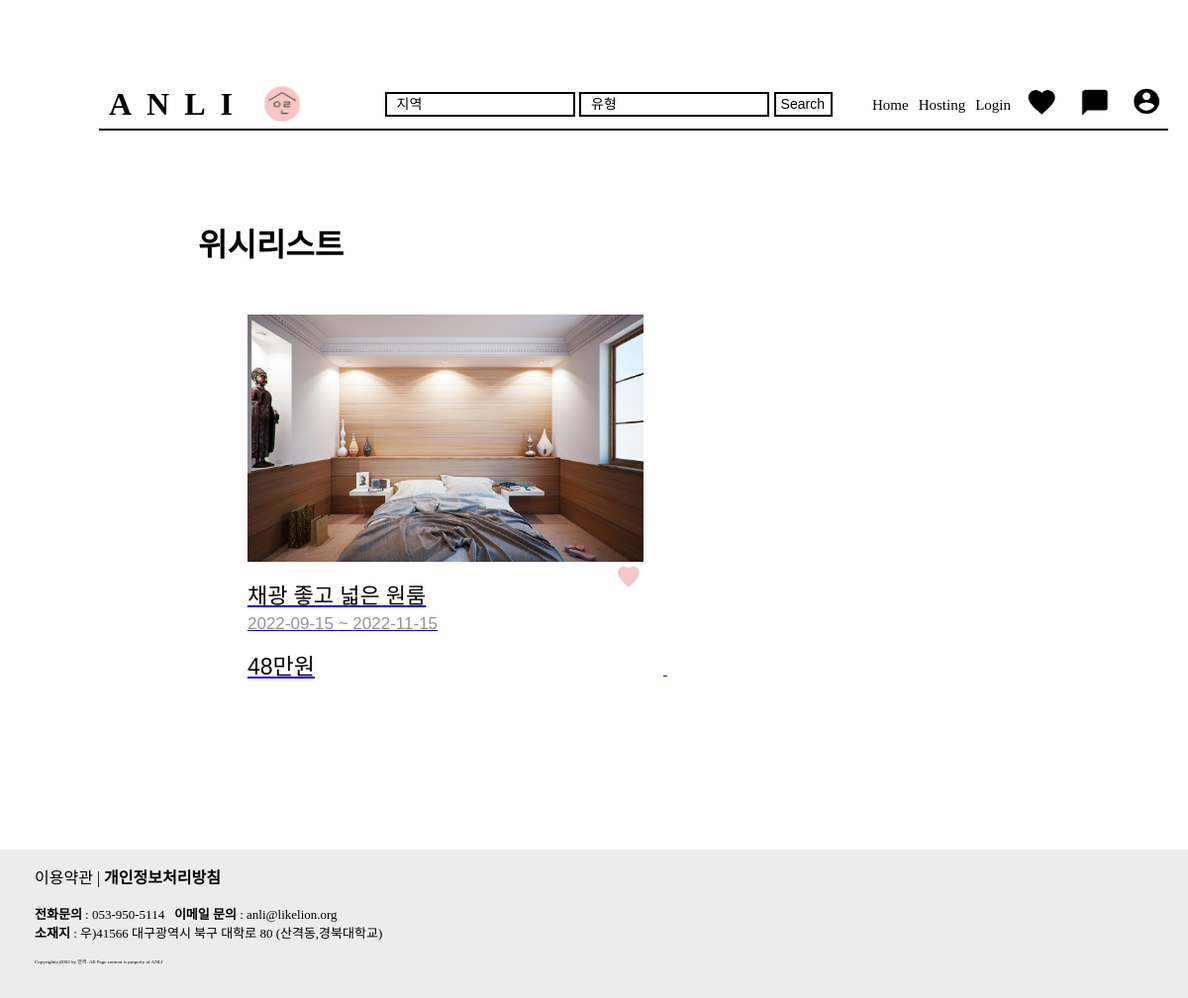
The page /wishheart/1 on the database its author committed.
### anli/models.py (models this page shows, shortened)
class Room(models.Model): #장고에서 제공하는 models.Model를 상속받아야한다.
    image = models.ImageField(upload_to="room/", blank=True, null=True)
    title = models.CharField(max_length=64,verbose_name = '제목')
    price = models.CharField(max_length=64,verbose_name = '가격')
    select_home = models.CharField(max_length=64,verbose_name = '집유형')
    location = models.CharField(max_length=200,verbose_name = '위치')
    smaller_period = models.CharField(max_length=64,verbose_name = '최소기간')
    startDay = models.CharField(max_length=64,verbose_name = '시작일')
    lastDay = models.CharField(max_length=64,verbose_name = '종료일')
    floor_space = models.CharField(max_length=64,verbose_name = '평수')
    bathroom = models.CharField(max_length=64,verbose_name = '욕실수')
    room = models.CharField(max_length=64,verbose_name = '방수')
    bed = models.CharField(max_length=64,verbose_name = '침대수')
    basic_info = models.CharField(max_length=64,verbose_name = '기본정보')
    option = models.CharField(max_length=64,verbose_name = '옵션')
    description = models.CharField(max_length=500,verbose_name = '설명')
    heart = models.IntegerField(verbose_name='위시')
    registered_dttm = models.DateTimeField(auto_now_add=True, verbose_name='등록시간')
    class Meta: #메타 클래스를 이용하여 테이블명 지정
        db_table = 'host_home'

### anli/views.py (the view)
# urls.py: path('wishheart/<str:id>', views.wishheart, name="wishheart"),
def wishheart(request, id):
    edit_heart = Room.objects.get(id=id)
    if edit_heart.heart == 1:
        edit_heart.heart = 0
    else:
        edit_heart.heart = 1
    edit_heart.save()
    rooms = Room.objects.all()
    return render(request, 'wishlist.html', {'rooms': rooms})

### anli/templates/wishlist.html (shortened to what this page needs)
{% load static %}
<html lang="en">
<head>
    <link rel="stylesheet" href="{% static 'css/default-style.css' %}"/>
    <link rel="stylesheet" href="{% static 'css/wishlist.css' %}"/>
</head>
<body>
        <div class="navB inner">
            <div class="logo">
              <a href="{% url 'home' %}" class="brand-nameB">ANLI</a>
              <a href="{% url 'home' %}">
                <img src="{% static 'img/logo.png' %}" class="logo-img" alt="">
            </a>
            </div>
            <div class="navlink">
                <ul class="gnb">
                    <form class="d-flex" action="." method="get">
                        <input class="search-inputB" type="search" placeholder="지역" name="location">
                        <input class="search-inputB" type="search" placeholder="유형" name="kind">
                        <button class="search-btnB" type="submit">Search</button>
                    </form>
                  <li><a href="{% url 'home' %}" class="nav-nameB">Home</a></li>
                  {% if user.is_authenticated %}
                  <li><a href="{% url 'new' %}" class="nav-nameB">Hosting</a></li>
                  {% else %}
                  <li><a href="{% url 'login' %}" class="nav-nameB">Hosting</a></li>
                  {% endif%}
                  {% if user.is_authenticated %}
                  <li><a href="{% url 'logout' %}" class="nav-nameB">Logout</a>
                    {% else %}
                    <li><a href="{% url 'login' %}" class="nav-nameB">Login</a>
                    {% endif %}
                  <li><a href="{% url 'wishlist' %}"><img src="{% static 'img/wishlist.png' %}" class="nav-imgB" alt=""></a></li>
                  <li><a href="{% url 'message' %}"><img src="{% static 'img/message.png' %}" class="nav-imgB" alt=""></a></li>
                  {% if user.is_authenticated %}
                  <li><a href="{% url 'mypage' %}"><img src="{% static 'img/profile.png' %}" class="nav-imgB" alt=""></a></li>
                  {% else %}
                  <li><a href="{% url 'login' %}"><img src="{% static 'img/profile.png' %}" class="nav-imgB" alt=""></a></li>
                  {% endif%}
                </ul>
            </div>
    </div>
    <h1 style="margin-left:200px;margin-top:90px;margin-bottom:50px;">위시리스트</h1>
    <div class="room">
        <div class="d-inline-flex">
            {% for room in rooms %}
                <div class="room-box">
                    {% if room.heart == 1 %}
                    <a href="{% url 'detail' room.id %}">
                        <img src="{{ room.image.url }}" class="img-room" alt="사진"><br></a>
                    <form action="{% url 'wishheart' room.id %}" method="post">
                        <button type="submit" onclick="changeHeart();" style="float:right;background-color:white;padding:0;border:none;background:none;"><img id="img1" style="width:30px; height:30px;" src="{% static 'img/full-heart.png' %}"></button>
                    </form>
                    <a href="{% url 'detail' room.id %}">
                    <h4 class="room-name">{{ room.title }}</h4>
                    <h4 class="room-term">{{ room.startDay }} ~ {{ room.lastDay }}</h4>
                    <h4 class="room-tax">{{ room.price }}</h4>
                    {% endif %}
                </div>
            {% endfor %}
        </div>
    </div>
    <footer>
        <div class="footer-container">
            <div>이용약관 | <span class="bolder">개인정보처리방침</span></div>
            <p>
                <div class="fontsize13"><span class="bolder">전화문의</span> : 053-950-5114  &ensp;<span class="bolder">이메일 문의</span> : anli@likelion.org</div>
                <div class="fontsize13"><span class="bolder">소재지</span> : 우)41566 대구광역시 북구 대학로 80 (산격동,경북대학교)</div>
            </p>
            <div class="copyright">Copyright(c)2002 by 안리. All Page content is property of ANLI</div>
        </div>
    </footer>
</html>

### static/css/default-style.css (style rules this page uses)
.inner { width: 90%; height: 50px; margin-left: 100px; margin-right: 100px; }
.d-flex { margin-bottom: 0; margin-right: 30px; }
.logo { margin-left: 10px; display: flex; align-items: center; }
.logo-img { display: flex; width: 70px; margin-bottom: 0px; }
.navlink { display: flex; flex-direction: column; }
.gnb { display: flex; list-style-type: none; align-items: center; font-size: 18px; }
.gnb li:nth-child(n+2) { margin-left: 10px; }
footer { margin-top: 100px; width: 100%; height: 150px; bottom: 0px; background: rgba(217, 217, 217, 0.5); }
.footer-container { padding-left: 35px; padding-top: 15px; }
.bolder { font-weight: bolder; }
.fontsize13 { font-size: 13px; }
.copyright { font-size: 5px; }
body { margin: 0; padding: 0; }
.navB { margin-top: 80px; display: flex; justify-content: space-between; align-items: center; border-bottom: 2px solid black; }
.brand-nameB { text-decoration: none; font-size: 32px; font-weight: 700; letter-spacing: 15px; color: black; }
.search-inputB { background-color: rgba(255, 255, 255, 0); border: 2px solid rgb(0, 0, 0); height: 25px; padding-left: 5px; font-size: 14px; }
.search-inputB::placeholder { padding-left: 5px; color: rgb(0, 0, 0); font-size: 14px; }
.search-btnB { background-color: rgb(255, 255, 255); border: 2px solid rgb(0, 0, 0); height: 25px; padding-left: 5px; font-size: 14px; color: rgb(0, 0, 0); }
.nav-nameB { color: black; text-decoration: none; font-size: 15px; }
.nav-imgB { width: 43px; }

### static/css/wishlist.css (style rules this page uses)
.room { display: flex; flex-direction: row; margin-bottom: 100px; margin-left: 180px; }
.d-inline-flex { display: inline-block; margin-left: 50px; }
.room-box { display: inline-block; margin-bottom: 70px; margin-left: 20px; margin-right: 20px; }
.img-room { width: 400px; height: 250px; }
.room-name { margin-top: 10px; margin-bottom: 0; color:black; font-size: 22px; font-family: 'Noto Sans KR', sans-serif; font-weight: 400; }
.room-term { margin-top: 5px; margin-bottom: 0; color:#949494; font-size: 17px; font-family: 'Noto Sans KR', sans-serif; font-weight: 300; }
.room-tax { margin-top: 14px; margin-bottom: 0; color:black; font-size: 23px; font-family: 'Noto Sans KR', sans-serif; font-weight: 500; }

### rows shown on the page
Room: image (picture), heart 0 (drawn), title "채광 좋고 넓은 원룸", startDay "2022-09-15", lastDay "2022-11-15", price "48만원"
